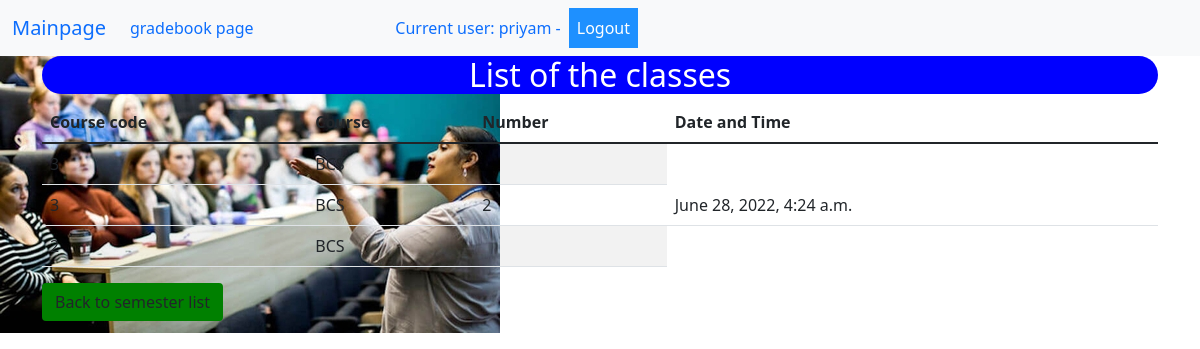
Screenshot of /gradebook/1/classes (signed in) with the database file from the repository.
### gradebook/models.py (models this page shows, shortened)
class Class(models.Model):
    number = models.PositiveIntegerField(null=False, blank=False)
    semester = models.ForeignKey(Semester, on_delete=models.CASCADE)
    course = models.ForeignKey(Course, on_delete=models.CASCADE)
    lecturer = models.ForeignKey(Lecturer,  on_delete=models.SET_NULL, blank=True, null=True)

class Course(models.Model):
    code = models.CharField(max_length=30, null=False, blank=False, unique=True)
    name = models.CharField(max_length=120, null=False, blank=False)
    def __str__(self):
        return self.name

class StudentEnrollment(models.Model):
    student_id = models.ForeignKey(Student, on_delete=models.CASCADE)
    class_id = models.ForeignKey(Class, on_delete=models.CASCADE)
    grade = models.PositiveIntegerField(validators=[MaxValueValidator(100)], blank=True, null=True)
    enrollTime = models.DateTimeField(auto_now_add=True)
    gradeTime = models.DateTimeField(blank=True,null=True)

### gradebook/views.py (the view)
# urls.py: path('gradebook/<int:pk>/classes', gradebook_class, name='classes_gradebook'),
@login_required
def gradebook_class(request, pk):
    classes = Class.objects.filter(semester_id=pk)
    studentEnrolment = StudentEnrollment.objects.all()
    context = {
        "classes": classes,
        "studentEnrolment": studentEnrolment
    }
    return render(request, 'gradebook/Listofclasses.html', context)

### templates/gradebook/Listofclasses.html (shortened to what this page needs)
{% extends "base.html" %}
{% block content %}
    <h2 style="text-align: center;background-color: blue; border-radius: 20px; color: white">List of the classes</h2>
    {% if user.groups.all.0.name == 'Student' %}
        <table class="table table-striped">
    {% else %}
        <table class="table table-striped">
    {% endif %}
        <thead>
        <tr>
            <th scope="col">Course code</th>
            <th scope="col">Course</th>
            <th scope="col">Number</th>
            <th scope="col">Date and Time</th>
        </tr>
        </thead>
        <tbody>
        {% for class in classes %}
            {% if user.groups.all.0.name == 'admin' or user.groups.all.0.name == 'Lecturer'%}
                <tr class="clickable" onclick="window.location='{% url 'student_list_gradebook'  class.id %}'"
                    style="cursor: pointer">
                    <td>{{ class.number }}</td>
                    <td>{{ class.course }}</td>
                    <td></td>
                </tr>
            {% elif user == class.lecturer.user %}
                <tr class="clickable" onclick="window.location='{% url 'student_list_gradebook'  class.id %}'"
                    style="cursor: pointer">
                    <td>{{ class.number }}</td>
                    <td>{{ class.course }}</td>
                    <td></td>
                </tr>
            {% endif %}
            {% for enrolment in studentEnrolment %}
                {% if enrolment.class_id.id == class.id and user == enrolment.student_id.user %}
                    <tr>
                        <td>{{ class.number }}</td>
                        <td>{{ class.course }}</td>
                        <td>{{ enrolment.grade }}</td>
                        <td>{{ enrolment.gradeTime }}</td>
                        <td></td>
                    </tr>
                {% endif %}
            {% endfor %}
        {% endfor %}
        </tbody>
    </table>
    <tr>
            <th>
                <a href="{% url "semesters_gradebook" %}" class="btn " style="background-color: green" >Back to semester list</a>
            </th>
        </tr>
{% endblock %}

### templates/base.html (shortened to what this page needs)
<!DOCTYPE html>
<html lang="en">
<head>
    <link href="https://cdn.jsdelivr.net/npm/bootstrap@5.1.3/dist/css/bootstrap.min.css" rel="stylesheet"
>
</head>
<body style="background-image: url('500.jpg');background-repeat: no-repeat">
<nav class="navbar navbar-expand-lg bg-light">
    <div class="container-fluid">
        <a class="navbar-brand" href="{% url 'home' %}">Mainpage</a>
        <div class="collapse navbar-collapse" id="navbarSupportedContent">
            {% if user.is_authenticated %}
                <ul class="navbar-nav me-auto mb-2 mb-lg-0">
                    <li class="nav-item">
                        <a class="nav-link" aria-current="page" href="{% url 'semesters_gradebook' %}">gradebook page</a>
                    </li>
                        </ul>
                <form class="form-inline my-2 my-lg-0">
                <ul class="navbar-nav ml-auto">
                    <li class="nav-item"><div class="nav-link">Current user: {{ user.username }} - </div></li>
                    <li class="nav-item" style="margin-right: 550px;">
                        <a class="nav-link " style="background-color: dodgerblue;color: white;" aria-current="page"
                           href="{% url 'logout' %}">Logout</a>
                    </li>
            {% endif %}
            </form>
        </div>
    </div>
</nav>
<div class="container">
    {% block content %}
    {% endblock %}
</div>
</body>
</html>

### rows the page displays
Class: number "3", course "BCS"
StudentEnrollment: grade "2", gradeTime "June 28, 2022, 4:24 a.m."
Class: number "2", course "BCS"

### other values shown
{{ user.username }} "priyam"
